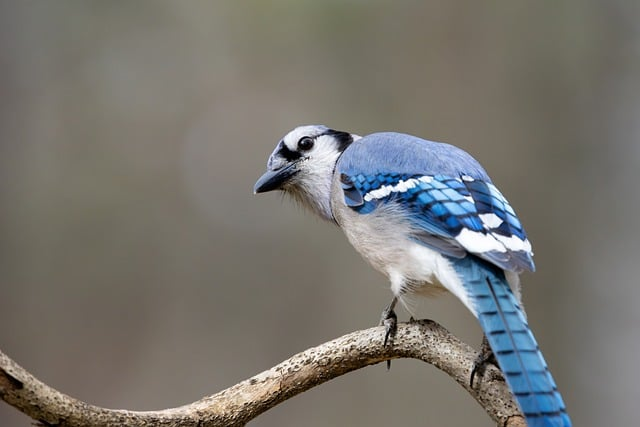
#> input picture day5/images/bird.jpg, 640 x 427 px, found by its file name
$ python ColorDetection.py
#> lines starting #> are read from the running program, lines starting #| are printed output that depends on the picture; after the words box and inside, x2 and y2 are one past the last pixel; in counts of white or black regions, pixels touching at a corner belong together
import cv2
import numpy as np

image = cv2.imread("day5/images/bird.jpg")
#> image is the input picture: shape (427, 640, 3); mean B, G, R 111.5, 117.1, 119.1
hsv = cv2.cvtColor(image, cv2.COLOR_BGR2HSV)
#> hsv: shape (427, 640, 3); mean H, S, V 32, 42.9, 125.6

#Define blue range in hsv
lower_blue = np.array([100,150,50])
upper_blue = np.array([130, 255, 255])

#create a mask
mask = cv2.inRange(hsv, lower_blue, upper_blue)
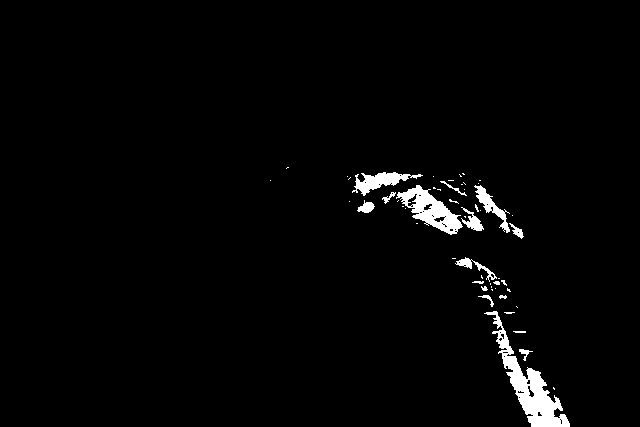
#> mask: shape (427, 640); 2.2% white; 54 white regions (37 under 20 px), largest, box (x1, y1, x2, y2) and area: (484, 311, 570, 427) 2441, (396, 185, 463, 235) 1353, (352, 172, 423, 196) 685

#apply the mask
result = cv2.bitwise_and(image, image, mask=mask)
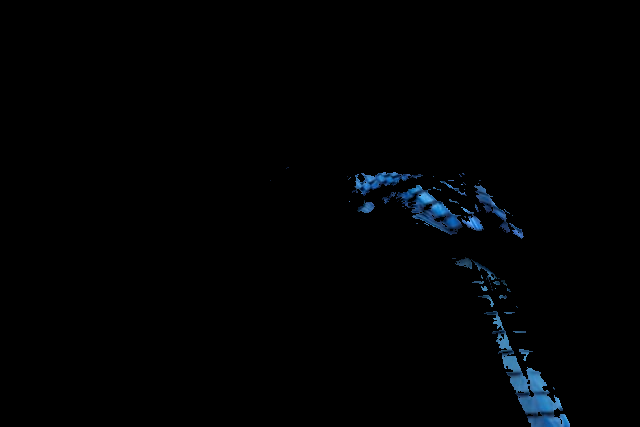
#> result: shape (427, 640, 3); mean B, G, R 3.2, 2.1, 0.9

cv2.imshow("Original", image)
cv2.imshow("Mask", mask)
cv2.imshow("DetectedBlue", result)
cv2.waitKey(0)
cv2.destroyAllWindows()
